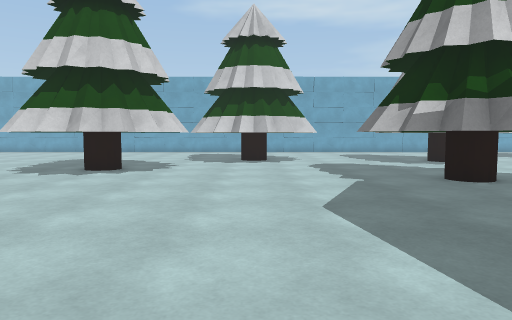
view 1 (above)

23 first-person views from a walk through a Unity game level. The camera is 1.2 m above the floor, tilts 4° down and sees 70° across. The floor is counted in squares, 1 m on a side. Each view is taken from the middle of a square. On the plan, view 1 faces up. The plan holds only what a view shows up to about 15 squares ahead; the rest is blank. The place goes on beyond the plan. The player is left out. Some animated figures are left out.

view 2
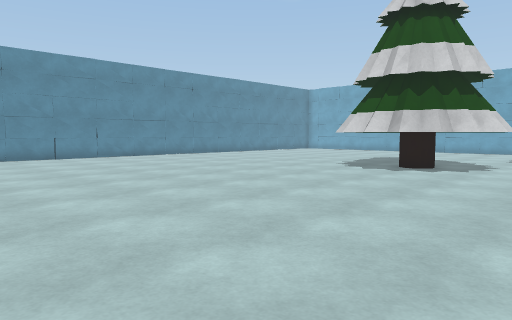

view 3
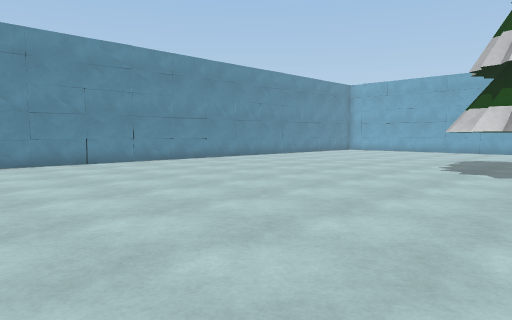

view 4
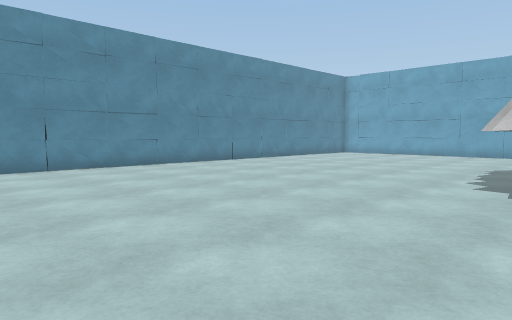

view 5
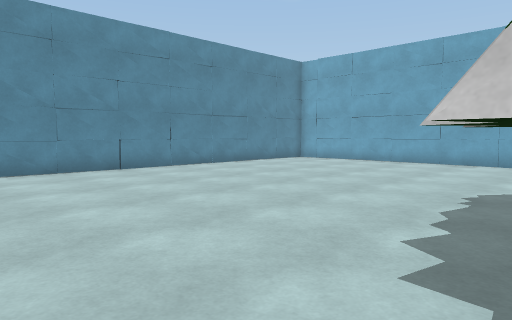

view 6
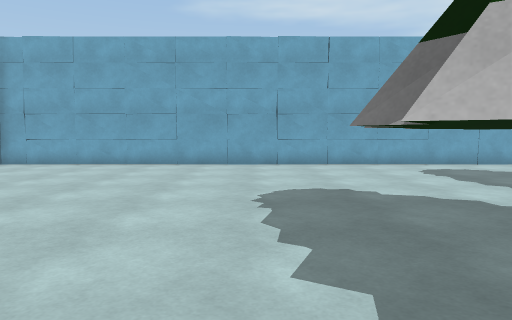

view 7
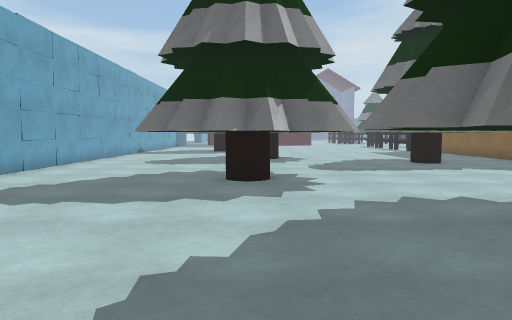

view 8
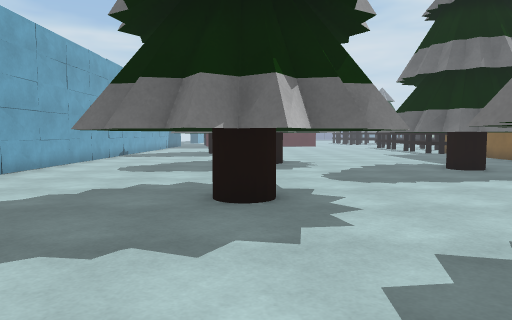

view 9
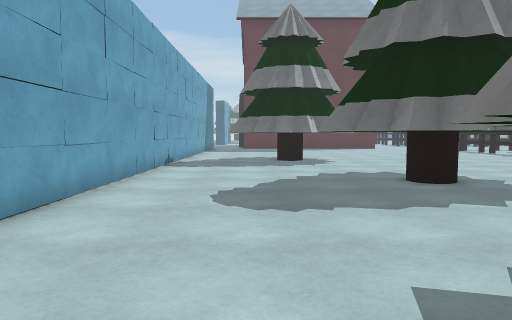

view 10
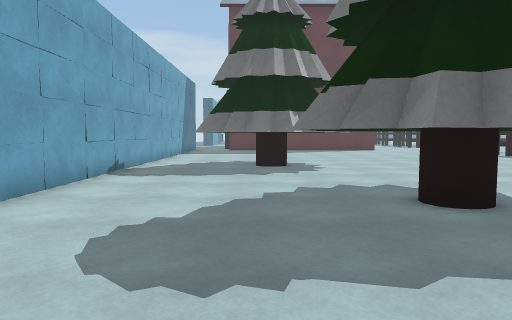

view 11
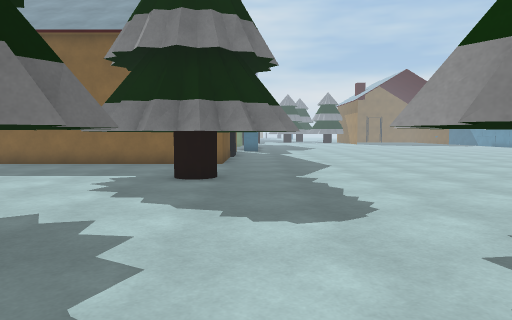

view 12
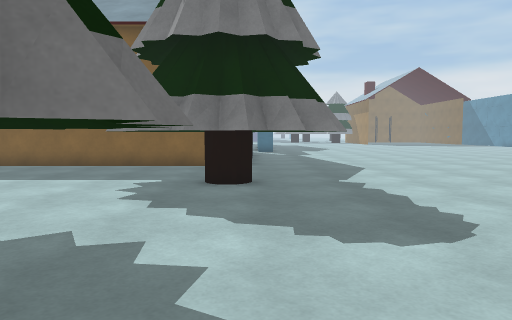

view 13
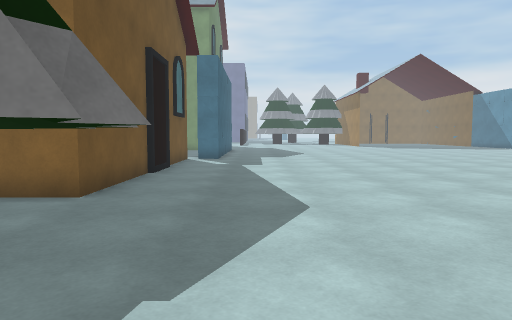

view 14
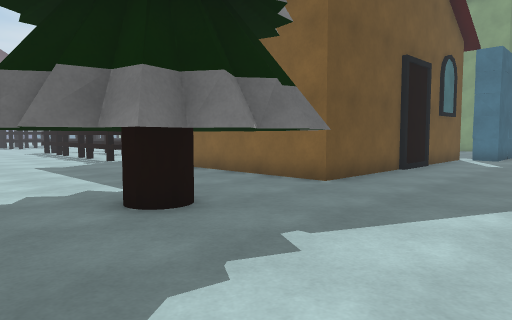

view 15
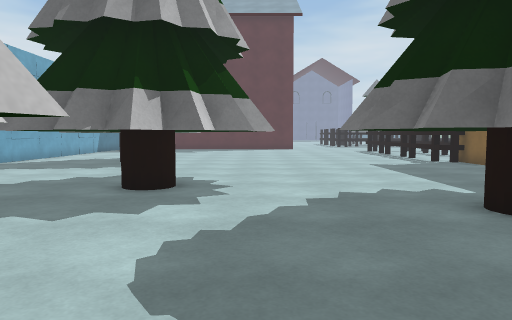

view 16
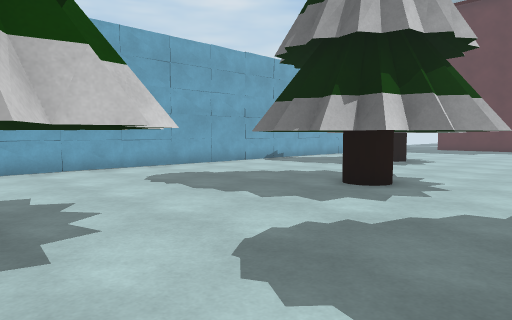

view 17
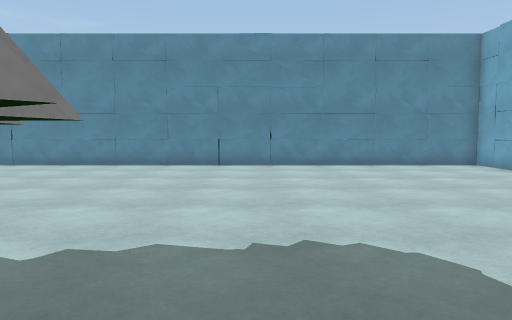

view 18
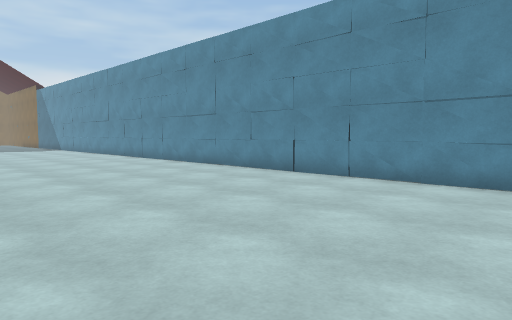

view 19
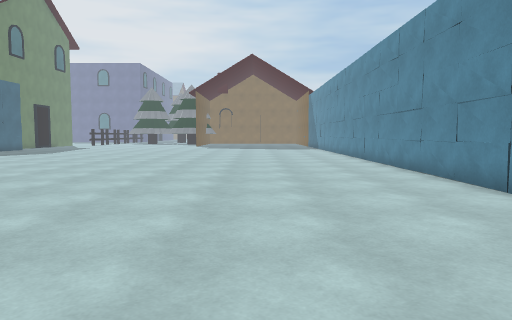

view 20
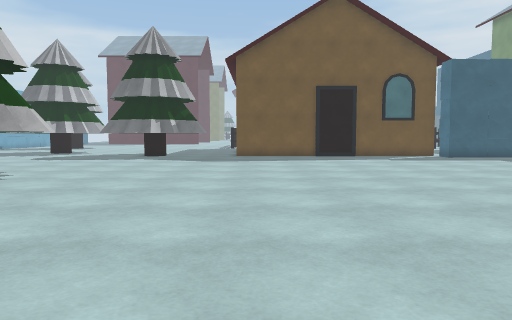

view 21
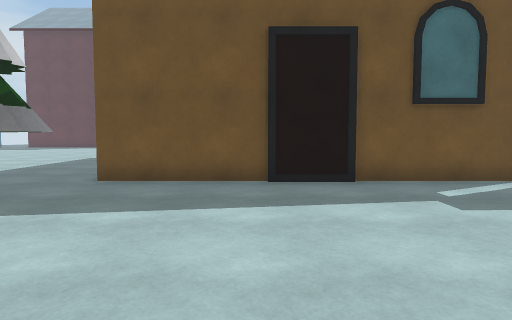

view 22
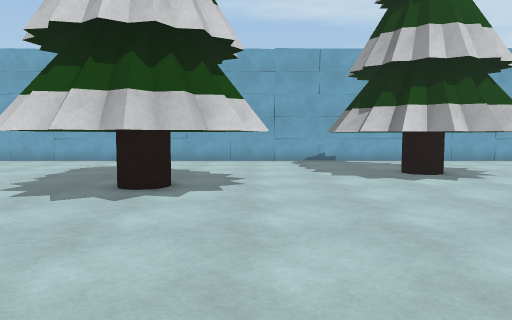

view 23
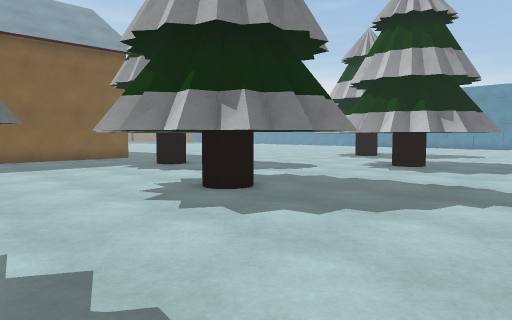

### Floor plan
Key: @ floor where view 1 was taken; # wall or solid block; . floor; H house; O other object.
Columns run from 20 left of view 1 to 15 right of it. Each row starts with its distance up from view 1.
 25  ###################################
 24  #..................................
 23  #..................................
 22  #.................................O
 21  #................................OO
 20  #.................OO.............O
 19  #................OOOOO....OOOO...O
 18  #...............OO## OO..OO  OO..OO
 17 ##...............OO## OO..O ###O...O
 16 ##................O   O...O ## O....
 15 ##...........OOOO.OOOO....OO  OO....
 14  #...........O  OO.........OOOO.....
 13  #..........OO # O..................
 12  #..........OO## O......OOOO........
 11  #...........OO OO......O  OO.......
 10  #...........OOOO......OO## O.......
  9  #.....................OO## O.......
  8  #......................OOOOO.......
  7  #.......................OO.........
  6  #..................................
  5  #........................HHHHHHHHHH
  4  #........................
  3  #........................
  2  #........................
  1  #.......................H
  0  #..................@.....
 -1  #.......................H
 -2  #........................
 -3  #........................

Positions as (right, up) in squares from view 1, and headings:
1: (0, 0), facing up
2: (0, -1), facing up-left
3: (-4, -1), facing up-left
4: (-6, 3), facing up-left
5: (-7, 9), facing up-left
6: (-9, 10), facing up
7: (-10, 17), facing right
8: (-7, 17), facing right
9: (-1, 21), facing right
10: (2, 20), facing right
11: (4, 20), facing down
12: (5, 19), facing down
13: (2, 12), facing down
14: (0, 13), facing down-right
15: (0, 14), facing right
16: (0, 12), facing up-right
17: (-5, 16), facing left
18: (-10, 12), facing down-left
19: (-14, 12), facing down
20: (-15, 4), facing right
21: (-4, 1), facing right
22: (11, 8), facing up
23: (14, 23), facing down-left
